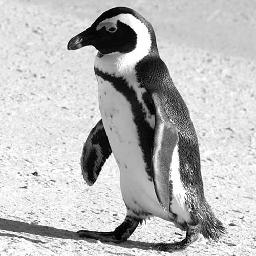
#> input picture Images/penguin.jpg, 256 x 256 px, found by its file name
$ python psuedo.py
#> lines starting #> are read from the running program, lines starting #| are printed output that depends on the picture
# -*- coding: utf-8 -*-

import cv2
import numpy as np
from matplotlib import pyplot as plt

def pseudoColor(img,row,col):
    img1 = np.zeros(shape=(row,col,3) ,dtype = 'uint8')
    for i in range(row):
        for j in range(col):
            if img[i,j]>0and img[i,j]<50:
                img1[i,j,0] = img[i,j]+125
                img1[i,j,1] = img[i,j]
                img1[i,j,2] = img[i,j]
            elif img[i,j]>50 and img[i,j]<100:
                img1[i,j,0] = img[i,j]
                img1[i,j,1] = img[i,j]+125
                img1[i,j,2] = img[i,j]
            elif img[i,j]>100 and img[i,j]<150:
                img1[i,j,0] = img[i,j]
                img1[i,j,1] = img[i,j]
                img1[i,j,2] = img[i,j]+155
            elif img[i,j]>150 and img[i,j]<200:
                img1[i,j,0] = img[i,j]
                img1[i,j,1] = img[i,j]
                img1[i,j,2] = img[i,j]+125
            elif img[i,j]>200 and img[i,j]<215:
                img1[i,j,0] = img[i,j]
                img1[i,j,1] = img[i,j]
                img1[i,j,2] = img[i,j]+200
            elif img[i,j]>215 and img[i,j]<225:
                img1[i,j,0] = img[i,j]+255
                img1[i,j,1] = img[i,j]
                img1[i,j,2] = img[i,j]
            elif img[i,j]>225 and img[i,j]<235:
                img1[i,j,0] = img[i,j]
                img1[i,j,1] = img[i,j]+255
                img1[i,j,2] = img[i,j]
            elif img[i,j]>235 and img[i,j]<245:
                img1[i,j,0] = img[i,j]
                img1[i,j,1] = img[i,j]
                img1[i,j,2] = img[i,j]+255
            else:
                img1[i,j,0] = img[i,j]+255
                img1[i,j,1] = img[i,j]
                img1[i,j,2] = img[i,j]
    return img1

def main():
    img = cv2.imread('C:/Users/Danish/Desktop/DIVP/Images/penguin.jpg',0)
#> img is the input picture: shape (256, 256); min 0, max 255, mean 186.9
    rows,cols=img.shape
#> rows = 256; cols = 256
    newimg=pseudoColor(img, rows, cols)
#> after the loop in pseudoColor, `for i in range(row):`:
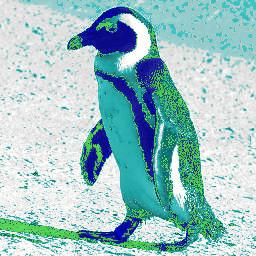
#> img1: shape (256, 256, 3); mean of channels 0, 1, 2 197.6, 195.3, 157; drawn as B, G, R

    fig = plt.figure(figsize=(30, 18))
    grid = plt.GridSpec(2, 2, wspace=0.2, hspace=0.5)

    plt.subplot(2, 3, 1), plt.imshow(img, 'gray')
    plt.subplot(2, 3, 2), plt.imshow(newimg, 'gray')

    plt.subplot(2, 3, 4),plt.hist(img.ravel(),256,[0,256])
    color = ('b', 'g', 'r')
    plt.subplot(2, 3, 5)
    for i, col in enumerate(color):
        histr = cv2.calcHist([newimg], [i], None, [256], [0, 256])
        plt.plot(histr, color = col)
        plt.xlim([0, 256])
    plt.show()
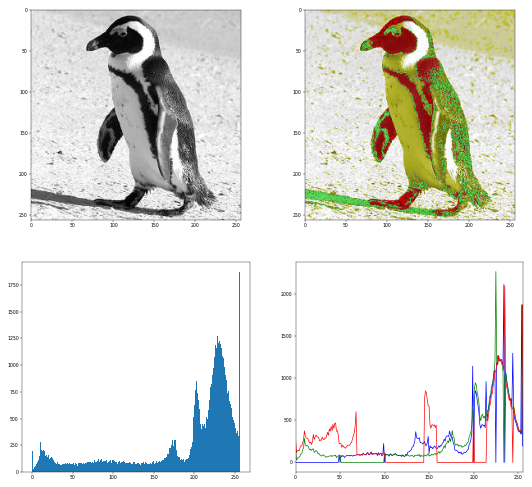
#> figure drawn by matplotlib, 4 panels; panel 3: tallest bar 1871 high, from x = 255 to 256; panel 4: curve peaks at x = 234, y = 2112; panel 4: curve peaks at x = 225, y = 2267; panel 4: curve peaks at x = 235, y = 2099

main()
